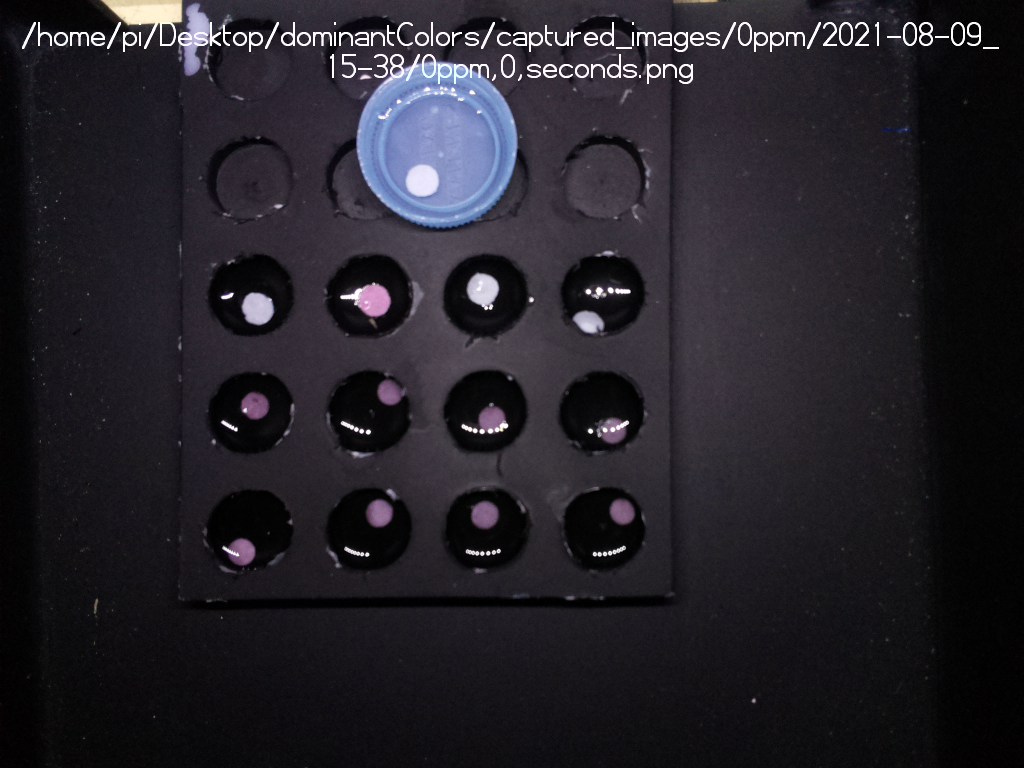
#> input picture 0ppm,0,seconds.png, 1024 x 768 px, given as the content of the folder ROI10min, which was not available
$ python hsv.py
#> lines starting #> are read from the running program, lines starting #| are printed output that depends on the picture; after the words box and inside, x2 and y2 are one past the last pixel; in counts of white or black regions, pixels touching at a corner belong together; long printed decimals are rounded; pictures that were not available may be replaced by others from this repository, and a replacement may not be noted
import cv2
import os
import numpy as np
import matplotlib.pyplot as plt
from natsort import natsorted
from imutils import build_montages


def get_image(image_path):
#> called with image_path = 'ROI10min/0ppm,0,seconds.png'
    image = cv2.imread(image_path)
#> image is the input picture: shape (768, 1024, 3); mean B, G, R 40.6, 33.5, 36.3
    image = cv2.resize(image, (250, 250))
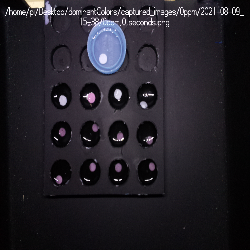
#> image: shape (250, 250, 3); mean B, G, R 40.7, 33.6, 36.4
    image = image[20:230, 20:230]
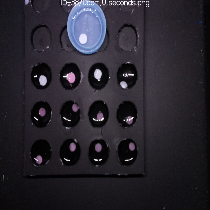
#> image: shape (210, 210, 3); mean B, G, R 46.1, 37.5, 40.7
    hsv = cv2.cvtColor(image, cv2.COLOR_BGR2HSV)
#> hsv: shape (210, 210, 3); mean H, S, V 134.7, 51.5, 46.2
    gray =cv2.cvtColor(image, cv2.COLOR_BGR2GRAY)
    # gray = cv2.imread(image_path, cv2.IMREAD_GRAYSCALE)
    # gray.reshape(gray.shape[0],gray.shape[1],3)
    last_axis = -1
    dim_to_repeat = 2
    repeats = 3
    grscale_img_3dims = np.expand_dims(gray, last_axis)
    gray = np.repeat(grscale_img_3dims, repeats, dim_to_repeat).astype('uint8')
#> gray: shape (210, 210, 3)
    print(hsv.shape)
#| (210, 210, 3)
    print(gray.shape)
#| (210, 210, 3)

    # image = cv2.cvtColor(image, cv2.COLOR_RGB2HSV)
    h, s, v = cv2.split (hsv)
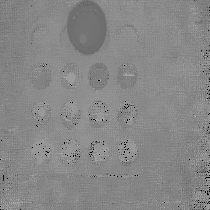
#> h: shape (210, 210); min 0, max 178, mean 134.7
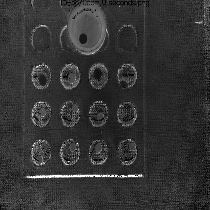
#> s: shape (210, 210); min 0, max 255, mean 51.5
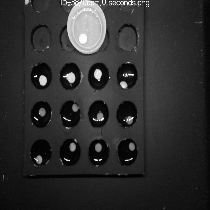
#> v: shape (210, 210); min 0, max 255, mean 46.2
    mean1 = h.mean ()
#> mean1 = 134.7
    mean2 = s.mean ()
#> mean2 = 51.52
    mean3 = v.mean ()
#> mean3 = 46.19
    print ('H:% .1f S:% .1f V:% .1f'% (mean1, mean2, mean3))
#| H: 134.7 S: 51.5 V: 46.2
    return image,hsv,gray


#The filenames of the images of the ROI of paper sensor must be the PPM levels.
#the directory of the images of the paper sensor


def get_images_from_a_folder(path):
#initialize the list of images, and its filenames
    images = []
    hsv_images =[]
    gray_images = []
    ppm_values = []
    results = []
    results_hsv=[]
    results_gray=[]
    files = os.listdir(path)
    files = natsorted(files)
    print(files)

    #a loop for getting the images in the folder and append them into a list
    for file in files:
        print(file)
        image,hsv,gray = get_image(os.path.join(IMAGE_DIRECTORY, file))
        images.append(image)
        hsv_images.append(hsv)
        gray_images.append(gray)
        combined_image = image.copy()
        combined_hsv = hsv.copy()
        combined_gray = gray.copy()
        ppm_value, image_type = file.split('.')
        print(ppm_value)
        ppm_values.append(ppm_value)

        cv2.putText(combined_image, "{}".format(ppm_value), (40,40),
            cv2.FONT_HERSHEY_COMPLEX, 1, (0,255,0), 3)
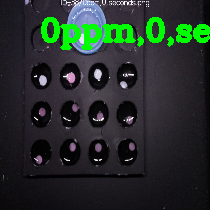
#> combined_image: shape (210, 210, 3); 5.24% of pixels changed, all inside (x1, y1, x2, y2) = (41, 17, 210, 50)
        cv2.putText(combined_hsv, "{}".format(ppm_value), (40,40),
            cv2.FONT_HERSHEY_COMPLEX, 1, (0,255,0), 3)
#> combined_hsv: shape (210, 210, 3); mean H, S, V 127.8, 61.8, 41.9
        cv2.putText(combined_gray, "{}".format(ppm_value), (40,40),
            cv2.FONT_HERSHEY_COMPLEX, 1, (0,255,0), 3)
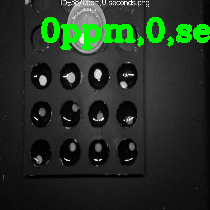
#> combined_gray: shape (210, 210, 3); mean of channels 0, 1, 2 36, 49.4, 36; drawn as B, G, R


        #add the image and colorfulness metric to results list
        results.append((combined_image,ppm_value))
        results_hsv.append((combined_hsv,ppm_value))

        results_gray.append((combined_gray,ppm_value))

        # [24 lines of commented-out code are left out]

    ppm_values = np.array(ppm_values) #convert the list to numpy array
    print(ppm_values)

    return images,hsv_images,gray_images, ppm_values


ppm_concentration_str = ["WFP-AuNP",  "Deionised Water", "0.01 ppm", "0.1 ppm" , "0.5 ppm", "1 ppm", "5 ppm", "10 ppm", "20 ppm", "30 ppm"]
ppm_concentration_int = [-1,0,0.01, 0.1,0.5,1,5,10,20,30]

min = str(10)
IMAGE_DIRECTORY = 'ROI'+min+'min'
images ,hsvs,gray, ppm_values = get_images_from_a_folder(IMAGE_DIRECTORY)
#> images = 1 item; hsvs = 1 item; gray = 1 item

bgr_Means = []
hsv_Means = []
for i in range(len(images)):
    hsv = hsvs[i]
    img = images[i]
    # cv2.imshow("hsv",hsv)
    # cv2.imshow("img",img)
    # cv2.waitKey(0)


    means = []
    stds = []
    meanshsv = []
    stdshsv = []
    for j in range(0,3):
        val = np.reshape(img[:,:,j],-1)
        mean = np.mean(val)
        std = np.std(val)
        means.append(mean)
        stds.append(std)

        valhsv = np.reshape(hsv[:,:,j],-1)
        meanhsv = np.mean(valhsv)
        stdhsv = np.std(valhsv)
        meanshsv.append(meanhsv)
        stdshsv.append(stdhsv)

    print('HSV MEAN',meanshsv)
    hsv_Means.append(meanshsv)
    print('RGB',means)
    bgr_Means.append(means)
#> this loop made 1 pass
#| HSV MEAN [134.736, 51.523, 46.190]
#| RGB [46.129, 37.544, 40.723]
#> after the loop, bgr_Means = [[46.13, 37.54, 40.72]]; hsv_Means = [[134.7, 51.52, 46.19]]
        # print(stds)

print(bgr_Means)
#| [[46.129, 37.544, 40.723]]
print(hsv_Means)
#| [[134.736, 51.523, 46.190]]


bgr_Means = np.array(bgr_Means)
hsv_Means = np.array(hsv_Means)
print(bgr_Means)
#| [[46.129 37.544 40.723]]
print(hsv_Means)
#| [[134.736  51.523  46.190 ]]
print(ppm_values)
#| ['0ppm,0,seconds']
fig1, (ax1, ax2) = plt.subplots(2, 1)

#plot the RGB_Mean Intensity of the paper sensor that was taken

ax1.set_title('BLUE, GREEN AND RED INTENSITY at '+ min + ' minutes Detection Time')
#> (the run stopped early here; a loop or call above may not have finished)
